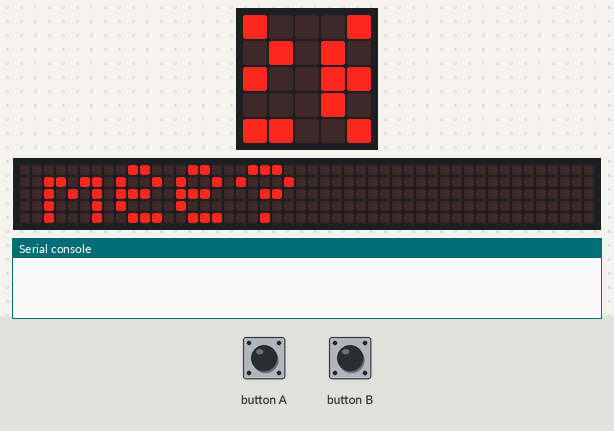
Bench run of a program on a simulated BBC micro:bit running MicroPython. On the bench: the board's 5×5 LED display, a strip that is not on the board, showing the scrolling text unrolled, the last lines printed to the serial console. Inputs (shaded band) come from the test bench. No radio messages arrive unless stated (any console line starting 'radio sent:' is added by the test bench); the 48×5 strip is a reading aid, not a part: it shows the text the display is scrolling, unrolled, one strip-width of it at a time.

Above: at 5.0 s.
5.1 s: button A pressed for 0.15 s
At 5.24 s:
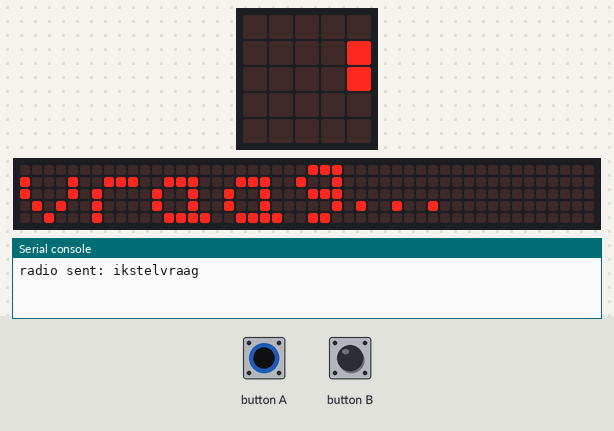
At 11.2 s:
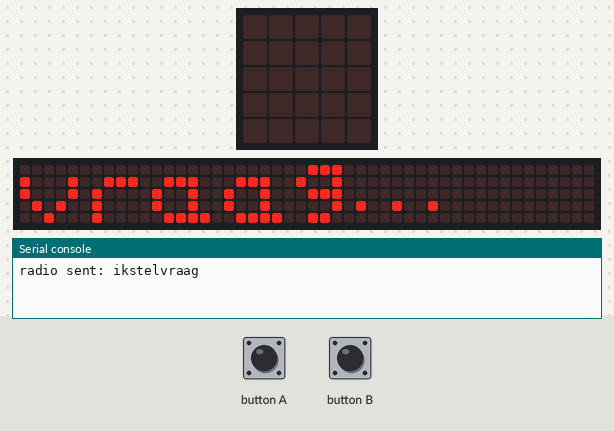

Measured:
- after the input at 5.1 s, the display: changes after 0.07 s (image 1)

The program:

master.py
```python
from microbit import *
import radio

status = "kandidaten"
kandidaten = {}

radio.config(channel=67, length=32)
radio.on()

sleep(100)

def nieuwe_kandidaat(boodschap):
    global status
    global kandidaten
    boodschap = boodschap.split()
    if boodschap[0].startswith("req"):
        nieuwe = boodschap[1]
        if not nieuwe in kandidaten:
            radio.send("welkom %s als %d" % (nieuwe, len(kandidaten)))
            kandidaten[nieuwe] = str(len(kandidaten))
        else:
            display.scroll("dubbel", delay=75);
    display.scroll("... %d ..." % len(kandidaten), wait=False, loop=True)
    return

def zoek_kandidaten():
    global status
    global kandidaten
    display.scroll('wie doeter mee?', delay=75, wait=False, loop=True)
    while status == "kandidaten":
        boodschap = radio.receive()
        if boodschap is not None:
            nieuwe_kandidaat(boodschap)
        if button_a.was_pressed() or button_b.was_pressed():
            status = "vraag"
        sleep(50)
    return

def stel_vraag():
    global status
    global kandidaten
    radio.send("ikstelvraag")
    display.scroll('vraag...', wait=False, loop=True)
    eerstekandidaat = -1
    while status == "vraag":
        boodschap = radio.receive()
        if boodschap is not None and boodschap.startswith("buzz"):
            if (eerstekandidaat < 0): #zolang geen kandidaat de buzzer heeft geduwd
                buzznr = int(boodschap.split()[-1]) #laatste woord is de kandidaat nr
                eerstekandidaat = buzznr
                radio.send("eerste %d" % eerstekandidaat)
                display.scroll("buzz %d" % eerstekandidaat, wait=False, loop=True)
        if (button_a.was_pressed() or button_b.was_pressed()):
            return
        sleep(50)
    return

zoek_kandidaten()

while True:
    stel_vraag()
```
